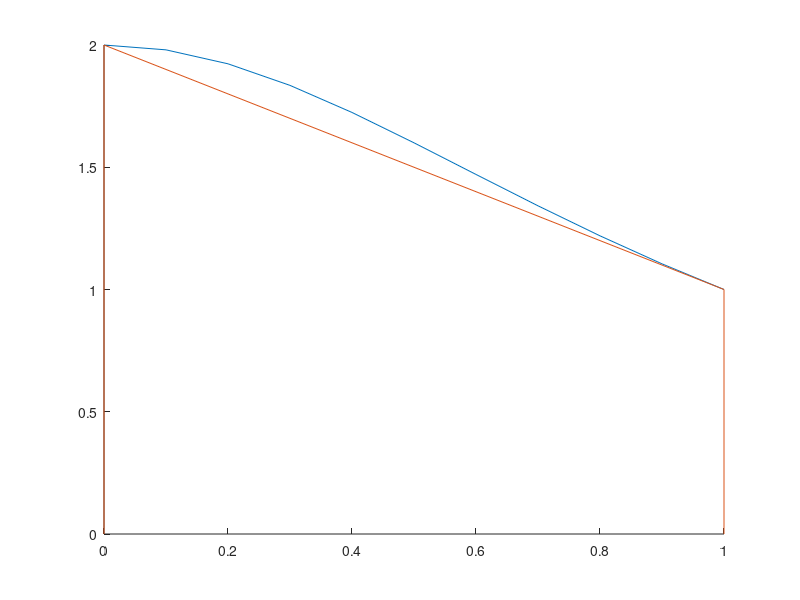

Source code (MATLAB):
function r=pb1
  #a
  a=0;
  b=1;
  fa=2./(1+a.^2);
  fb=2./(1+b.^2);
  approx_trapezium=((b-a)/2)*(fa+fb)
  
  #b
  hold on;
  x=[0:0.1:1];
  f=2./(1+x.^2);
  plot(x,f);
  plot([0,0,1,1],[0,fa,fb,0]);
  hold off;
  
  #c
  h=(a+b)/2;
  fh=2./(1+h.^2);
  approx_simpsons=((b-a)/6)*(fa+4*fh+fb)
endfunction